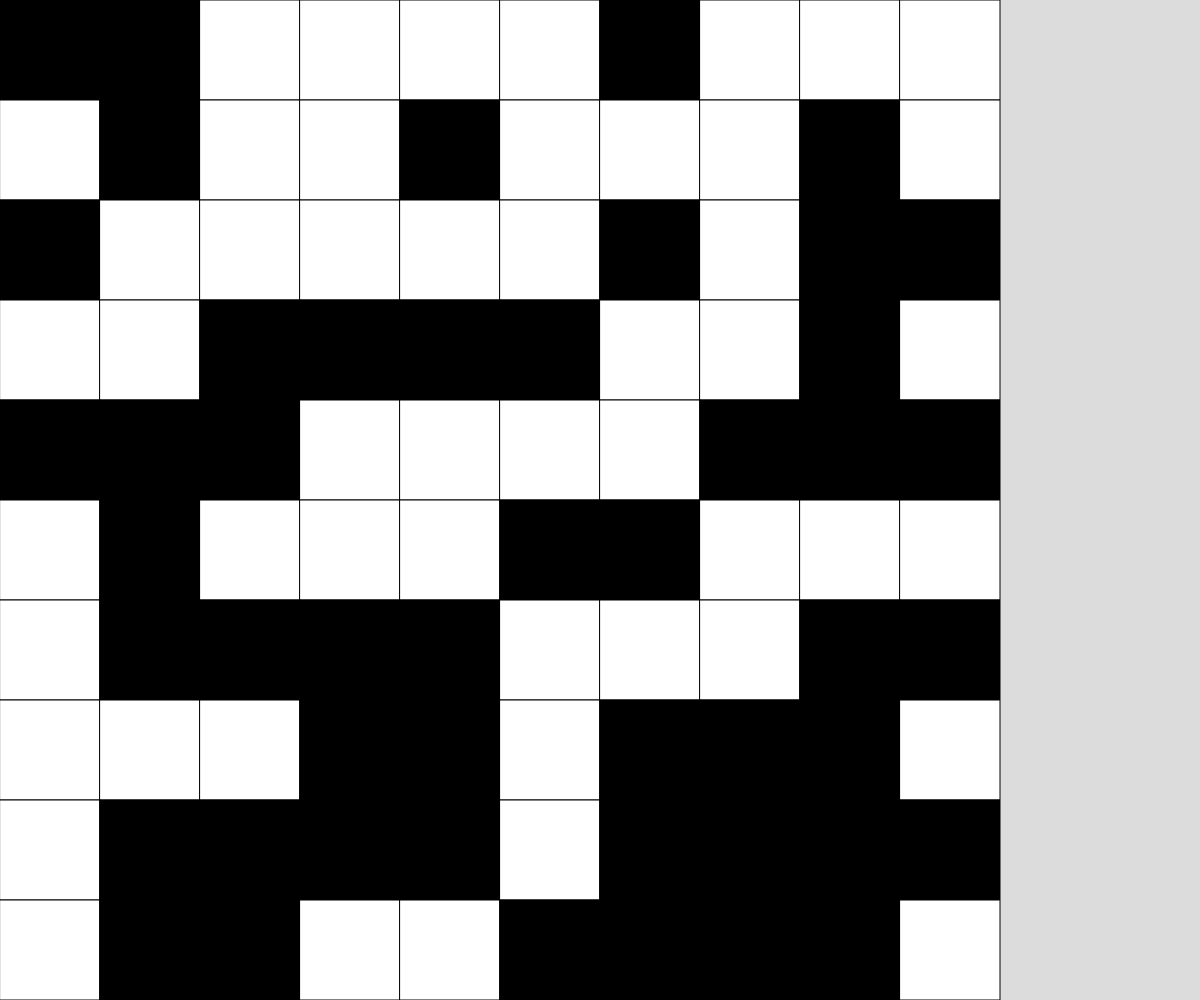
Frame 1 (no input)
Frame 60 (no input): identical to frame 1, image omitted
Frame 120 (the mouse pressed at the canvas centre since frame 60): identical to frame 1, image omitted

The p5.js sketch that drew this single still picture (run headless with seeded random() and noise() and a simulated clock; from frame 60 on, the mouse is pressed at the canvas centre):

// p5.js sketch
// ── sketch.js
// 2D Grid Demo

// For Hardcoding
// let grid = [[1, 0, 1, 0], [0, 1, 1, 0], [1, 0, 0, 1], [0, 1, 0, 1]];
// let cellSize;
// const  SQUARE_DIMENSIONS = grid.length;

const SQUARE_DIENSIONS = 10;
let grid;
let cellSize;

async function setup() {
  createCanvas(windowWidth, windowHeight);
  cellSize = Math.min(width, height) / SQUARE_DIENSIONS;

  grid = randomizedGrid(SQUARE_DIENSIONS, SQUARE_DIENSIONS);
}

function draw() {
  background(220);
  showGrid();
}

function showGrid() {
  for (let r = 0; r < SQUARE_DIENSIONS; r++) {
    for (let c = 0; c < SQUARE_DIENSIONS; c++) {
      if (grid[r][c] === 0) {
        fill("white");
      }
      else if (grid[r][c] === 1) {
        fill("black");
      }
      square(r * cellSize, c * cellSize, cellSize);
    }
  }
}

function randomizedGrid(cols, rows) {
  let newGrid = [];

  for (let r = 0; r < rows; r++) {
    newGrid.push([]);
    for (let c = 0; c < cols; c++) {
      if (random(100) < 50) {
        newGrid[r].push(0);
      }
      else {
        newGrid[r].push(1);
      }
    }
  }
  return newGrid;
}
